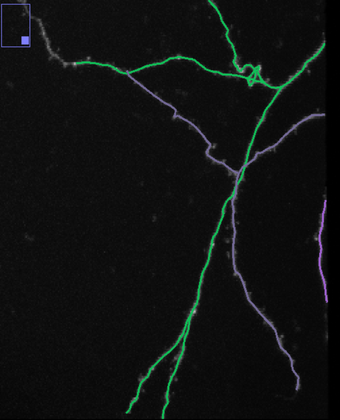
%> input picture Evaluation/data/evaluation/52-51/52.PNG, 340 x 420 px, shrunk from 1259 x 1553 before the run
$ octave --eval "result = FastMarching4(imread('../../../../data/evaluation/52-51/52.PNG'));"   (GNU Octave 9; MATLAB toolbox functions it lacks are replaced by stand-ins)
%> lines starting %> are read from the running program, lines starting %| are printed output that depends on the picture
### Evaluation/ForCluster/TimeLapseFig3_101/Functions/Multi_Scale_LoG.m
% This is a fast multi-scale LoG filter. R is the scale,
% defined as sqrt(2) times the SD of the best LoG filter

function Im_max = Multi_Scale_LoG(Im,R_min,R_step,R_max,varargin)
%> called with R_min = 2, R_step = 1, R_max = 3

if length(varargin)==1
    myClass=varargin{1};
else
    myClass.getFlag=NaN;
end

disp('Multi-scale LoG filtering started.')
cl=class(Im);
%> cl = 'uint8'

% [12 lines of commented-out code are left out]

sizeIm=size(Im);
%> sizeIm = [420 340 3]
if length(sizeIm)==2
    sizeIm(3)=1;
end

if R_min<0.1
    R_min=0.1;
end

s=R_min:R_step:R_max;

if isempty(s)
    Im_max=Im;
else
    del=0.01*R_min;

    s0=max(s);
    W=ceil(2.5*s0)*2+1;
    HW=(W-1)/2; % padding of Im
    center=(W+1)/2;
    %extra_padding=[0,0,0]; % extra padding to speed up fft
    extra_padding=[factorize(W-1+sizeIm(1)),factorize(W-1+sizeIm(2)),factorize(W-1+sizeIm(3))];
%> extra_padding = [4 4 1]

    %out = imaqmex_1('memorystatus');
    %out = imaqmem;
    %mem_left = out.AvailPhys;
    Byte_needed=(8*2*2*2+1)*prod(sizeIm+2.*HW+extra_padding);
%> Byte_needed = 205920000
    mem_left=Byte_needed+1;
%> mem_left = 205920001

    if(Byte_needed > mem_left)
        disp('Insufficient amount of available memory to run this plugin. Consider reducing the image.');
        Im_max=Im;
    else
        Im_max=zeros(sizeIm,cl);

        %fIm_pad=zeros(sizeIm+2.*HW+extra_padding,cl);
        %fIm_pad(HW+1:HW+sizeIm(1),HW+1:HW+sizeIm(2),HW+1:HW+sizeIm(3))=Im;

        fIm_pad=padarray(Im,[HW HW HW],'symmetric'); %'replicate'
        fIm_pad=padarray(fIm_pad,extra_padding,'post');

        clear Im
        fIm_pad=fftn(fIm_pad);

        sizeIm_pad=size(fIm_pad);
%> sizeIm_pad = [440 360 20]
        if length(sizeIm_pad)==2
            sizeIm_pad(3)=1;
        end

        Kx=(2*pi*(0:sizeIm_pad(1)-1)./sizeIm_pad(1));
%> Kx = 440 values from 0 to 6.27
        Ky=(2*pi*(0:sizeIm_pad(2)-1)./sizeIm_pad(2));
        Kz=(2*pi*(0:sizeIm_pad(3)-1)./sizeIm_pad(3));
        Kxp=min(Kx,2*pi-Kx);
        Kyp=min(Ky,2*pi-Ky);
        Kzp=min(Kz,2*pi-Kz);

        for k=1:length(s)
            %%%%%%%%%%%%%%%%% LoG Filter %%%%%%%%%%%%%%%%%%%%%%%%%%%%%%%%%%%%%
            if myClass.getFlag()==1
               return;
            end

            fCSFx_pad1=exp(-Kxp.^2.*(s(k)-del)^2./4).*exp(1i.*Kx.*(center-1)); % conjugated fCSF
            fCSFy_pad1=exp(-Kyp.^2.*(s(k)-del)^2./4).*exp(1i.*Ky.*(center-1));
            fCSFz_pad1=exp(-Kzp.^2.*(s(k)-del)^2./4).*exp(1i.*Kz.*(center-1));

            fCSFx_pad2=exp(-Kxp.^2.*(s(k)+del)^2./4).*exp(1i.*Kx.*(center-1)); % conjugated fCSF
            fCSFy_pad2=exp(-Kyp.^2.*(s(k)+del)^2./4).*exp(1i.*Ky.*(center-1));
            fCSFz_pad2=exp(-Kzp.^2.*(s(k)+del)^2./4).*exp(1i.*Kz.*(center-1));

            Im_temp=real(ifftn(fIm_pad.*...
                (repmat(transpose(fCSFx_pad1),[1,sizeIm_pad(2),sizeIm_pad(3)]).*...
                repmat(fCSFy_pad1,[sizeIm_pad(1),1,sizeIm_pad(3)]).*...
                repmat(reshape(fCSFz_pad1,[1,1,sizeIm_pad(3)]),[sizeIm_pad(1),sizeIm_pad(2),1])-...
                repmat(fCSFy_pad2,[sizeIm_pad(1),1,sizeIm_pad(3)]).*...
                repmat(reshape(fCSFz_pad2,[1,1,sizeIm_pad(3)]),[sizeIm_pad(1),sizeIm_pad(2),1]))./(2*del/s(k)))); % correct up to a numerical factor

            Im_temp(Im_temp<0)=0;
            if ~isa(Im_max,'double')
                Im_temp=feval(cl,Im_temp./max(Im_temp(:)).*double(intmax(cl)));
            end
            Im_temp=Im_temp(1:sizeIm(1),1:sizeIm(2),1:sizeIm(3));
            %%%%%%%%%%%%%%%%%%%%%%%%%%%%%%%%%%%%%%%%%%%%%%%%%%%%%%%%%%%%%%%%%%

            % combining different scales
            if k==1
                Im_max=Im_temp;
                clear Im_temp
            else
                ind=(Im_temp > Im_max) & (Im_temp > Simple_Filters(Im_max,'Max',(2*s(k-1)+1).*ones(1,3)));
                Im_max(ind)=Im_temp(ind);
                clear Im_temp ind
            end

            display(['scale = ', num2str(s(k))])
        end
%> this loop made 2 passes
%> pass 1, in Multi_Scale_LoG, `Im_temp=Im_temp(1:sizeIm(1),1:sizeIm(2),1:sizeIm(3));`:
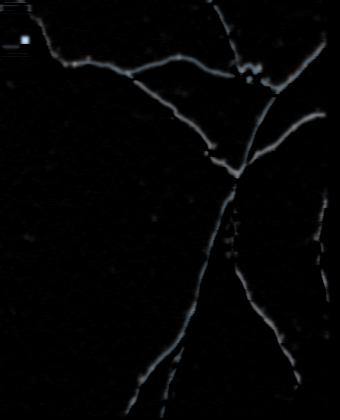
%> Im_temp: size 420x340x3 uint8; mean R, G, B 3.6, 3.9, 4.1
%> pass 2, in Multi_Scale_LoG, `ind=(Im_temp > Im_max) & (Im_temp > Simple_Filters(Im_max,'Max',(2*s(k..`:
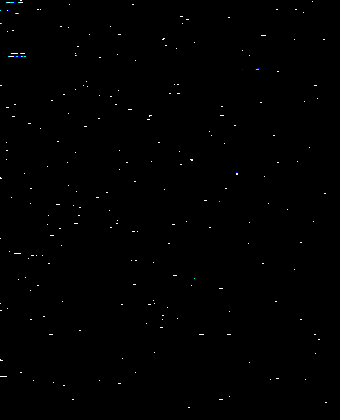
%> ind: size 420x340x3 logical; mean R, G, B 0.0028, 0.00296, 0.00307
    end
end

disp('Multi-scale LoG filtering is complete.')

### Evaluation/ForCluster/TimeLapseFig3/NeuronTracerV20/factorize.m
% this function finds the smalest pad=N-N0 which will factorize N

function pad=factorize(N0)

factors=[2,3,5,7,11,13];
max_powers=ceil(log(N0)./log(factors));

[X1,X2,X3,X4,X5,X6]=ndgrid(0:max_powers(1),0:max_powers(2),0:max_powers(3),0:max_powers(4),0:max_powers(5),0:max_powers(6));
temp=factors(1).^X1.*factors(2).^X2.*factors(3).^X3.*factors(4).^X4.*factors(5).^X5.*factors(6).^X6-N0;
temp(temp<0)=inf;
[pad,~]=min(temp(:));
%[n1,n2,n3,n4,n5]=ind2sub(size(temp),ind);
%n1=n1-1; n2=n2-1; n3=n3-1; n4=n4-1;; n5=n5-1;
%[n1,n2,n3,n4,n5]

### Evaluation/ForCluster/TimeLapseFig3/NeuronTracerV20/Simple_Filters.m
% This function performs Max, Min, Mean, Median, and SD filtering
% filter_type is a string: 'Min', 'Max', 'Mean', 'Median', or 'SD'
% filter_size is a vector of three odd integers, e.g. [3,3,1]

function Im1=Simple_Filters(Im,filter_type,filter_size)

filter_size=fix(filter_size./2)*2+1;
disp([num2str(filter_size),' ',filter_type,' filtering started.'])

cl=class(Im);
sizeIm=size(Im);
if length(sizeIm)==2
    sizeIm(3)=1;
end
Im=double(Im);
Im1=zeros(sizeIm);
HW=(filter_size-1)./2;

for i=1:sizeIm(3)
    beg_ind=max(1,i-HW(3));
    end_ind=min(sizeIm(3),i+HW(3));
    Im_temp=Im(:,:,beg_ind:end_ind);

    if strcmp(filter_type,'Max')
        Im1(:,:,i) = max(Im_temp,[],3);
        Im1(:,:,i) = ordfilt2(Im1(:,:,i), filter_size(1)*filter_size(2), ones(filter_size(1),filter_size(2)));
    elseif strcmp(filter_type,'Min')
        Im1(:,:,i) = min(Im_temp,[],3);
        Im1(:,:,i) = ordfilt2(Im1(:,:,i), 1, ones(filter_size(1),filter_size(2)));
    elseif strcmp(filter_type,'Mean')
        Im1(:,:,i) = mean(Im_temp,3);
        H=fspecial('average',filter_size(1:2));
        Im1(:,:,i) = imfilter(Im1(:,:,i),H,'replicate');
    elseif strcmp(filter_type,'Median') % this calculation does not give the true median
        Im1(:,:,i) = median(Im_temp,3);
        Im1(:,:,i) = ordfilt2(Im1(:,:,i), (filter_size(1)*filter_size(2)+1)/2, ones(filter_size(1),filter_size(2)));
    elseif strcmp(filter_type,'SD')
        X2 = mean(Im_temp.^2,3);
        X1 = mean(Im_temp,3);
        H=fspecial('average',filter_size(1:2));
        Im1(:,:,i) = (imfilter(X2,H,'replicate')-imfilter(X1,H,'replicate').^2).^0.5;
    else
        error('Unknown method')
    end
end

if ~strcmp(cl,'double')
    Im1=Im1-min(Im1(:));
    Im1=feval(cl,Im1./max(Im1(:)).*double(intmax(cl)));
end
disp([num2str(filter_size),' ',filter_type,' filtering is complete'])

### Evaluation/ForCluster/TimeLapseFig3/NeuronTracerV20/sub2ind_AS.m
% This function converts subscript to index format

function ind =sub2ind_AS(sizeIm,x,y,z)

if max(x)>sizeIm(1) | max(y)>sizeIm(2)%| max(z)>sizeIm(3)
    error('Out of range subscript')
else
    ind=x+(y-1).*sizeIm(1)+(z-1).*(sizeIm(1)*sizeIm(2));
end

### Evaluation/ForCluster/TimeLapseFig3_101/NeuronTracerV20/Additional Functions/FastMarching4.m
% This function solves of the Eikonal equation by using the Fast Marching algorithm
% of Sethian. T is the arival time map. The boundary condition is set as
% T(Start_X,Start_Y,Start_Z) = 0 (if start point is provided).

function [Im,AMlbl,r]=FastMarching4(Orig)

disp('Fast Marching started.')
cl=class(Orig);

N_steps=1000; % number of re-initialization steps
Max_dist=15; % re-initialization is done if a fornt reaches Max_dist
Min_dist=inf;
Max_time=inf;
seed_R=30;
seed_thr=50;
pad=2;
pad1=ceil(Max_dist)+pad;
background=0.0;
create_loops=false;

Orig1=Multi_Scale_LoG(Orig,2,1,3);
[SVx,SVy,SVz,~]=Find_Seeds(Orig1,seed_R,seed_thr);
%> the loop in Find_Seeds, `while Max>=thr` made 30 passes
%> (Max, ind) on passes 1 to 12: (255, 296141), (145, 393610), (140, 385315), (132, 317164), (131, 339434), (131, 416337), (124, 398903), (122, 360418), (118, 398729), (117, 407900), (115, 421962), (112, 349808)
%> after the loop in Find_Seeds, `while Max>=thr`: count = 30
%> in Find_Seeds, `StartVoxel=StartVoxel(1:count-1);`: StartVoxel = 29 values, max 421962 at index 11, min 294003 at index 29, mean 376806
%> in Find_Seeds, `SVx=SVx(1:count-1);`: SVx = 29 values, max 402 at index 14, min 1 at index 24, mean 167.3
%> in Find_Seeds, `SVy=SVy(1:count-1);`: SVy = 29 values, max 325 at index 11, min 21 at index 29, mean 217.8
%> in Find_Seeds, `SVz=SVz(1:count-1);`: SVz = 29 values from 3 to 3
%> SVz = 29 values from 3 to 3

sizeOrig=size(Orig);
if length(sizeOrig)==2
    sizeOrig=[sizeOrig,1];
end

Orig=double(Orig);
Orig=Orig-min(Orig(:));
Orig=(Orig./max(Orig(:)));
Orig(Orig<background)=background;

Im=zeros(sizeOrig+2*pad);
Im(1+pad:end-pad,1+pad:end-pad,1+pad:end-pad)=Orig;
sizeIm=size(Im);
SVx=SVx+pad;
%> SVx = 29 values, max 404 at index 14, min 3 at index 24, mean 169.3
SVy=SVy+pad;
%> SVy = 29 values, max 327 at index 11, min 23 at index 29, mean 219.8
SVz=SVz+pad;
%> SVz = 29 values from 5 to 5
StartVoxel=sub2ind_AS(sizeIm,SVx,SVy,SVz);
%> in sub2ind_AS, `ind=x+(y-1).*sizeIm(1)+(z-1).*(sizeIm(1)*sizeIm(2));`: ind = 29 values, max 721932 at index 11, min 592757 at index 29, mean 676347
%> StartVoxel has the same summary as ind in sub2ind_AS

AMlbl=sparse(length(StartVoxel),length(StartVoxel));
r_ind=StartVoxel;
%> r_ind has the same summary as ind in sub2ind_AS

N6_ind=[-1;+1;-sizeIm(1);+sizeIm(1);-sizeIm(1)*sizeIm(2);+sizeIm(1)*sizeIm(2)];

T=inf(sizeIm); T(StartVoxel)=0;
D=inf(sizeIm); D(StartVoxel)=0;
%I=inf(sizeIm); I(StartVoxel)=Im(StartVoxel);
L=zeros(sizeIm); L(StartVoxel)=(1:length(StartVoxel));
AML=sparse(diag(ones(1,1000)));
KT=zeros(sizeIm); KT(StartVoxel)=1; % Known=1, Trial=2
KnownPoints=StartVoxel;
%> KnownPoints has the same summary as ind in sub2ind_AS

figure(100)
imshow(max(Im,[],3),[0 max(Im(:))]), hold on
%> after `imshow(max(Im,[],3),[0 max(Im(:))])`:
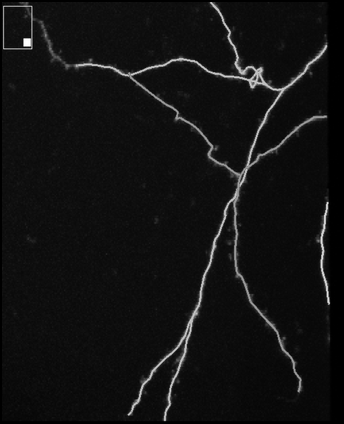
%> displayed picture: size 424x344, on the screen's scale of 0 to 255; min 0, max 255, mean 17.6
[NVx,NVy,NVz]=ind2sub(sizeIm,StartVoxel);
%> NVx has the same summary as SVx; NVy has the same summary as SVy; NVz = 29 values from 5 to 5
plot3(NVy,NVx,NVz,'g.')
drawnow

stop_condition=false;
Q=zeros(1,N_steps);
Ntrace=zeros(1,N_steps);
Nknown=zeros(1,N_steps);
Itrace=zeros(1,N_steps);
Iknown=zeros(1,N_steps);
% [5 lines of commented-out code are left out]
av_window=20;
count=0;
Lcount=length(StartVoxel);
while stop_condition==false && count<=N_steps
    display([count,Lcount]);

    % do fast marching untill 1 of 4 conditions is encountered
    [T,D,L,AML,KT,KnownPoints,NewKnownPoint,exit_flag]=Fast_Marching(Im,T,D,L,AML,KT,KnownPoints,N6_ind,Max_dist,Max_time);

    Max_T=T(NewKnownPoint);
    if strcmp(exit_flag,'dist') || strcmp(exit_flag,'collision')
        % find the gradient descent path and relabel the regions
        [T,D,L,AML,KT,AMlbl,r_ind,GDpath,Nregions]=GradientDescent(T,D,L,AML,KT,AMlbl,r_ind,NewKnownPoint,N6_ind,Max_dist,create_loops);
        if length(AMlbl)~=length(r_ind)
            1
        end
        count=count+1;
        Lcount=Lcount+1-Nregions;

        if ~isempty(GDpath)
            [GDx,GDy,GDz]=ind2sub(sizeIm,GDpath);
            min_x=min(GDx); max_x=max(GDx);
            min_y=min(GDy); max_y=max(GDy);
            min_z=min(GDz); max_z=max(GDz);

            Xmin=max(min_x-1-pad1,0)+pad+1;
            Xmax=min(max_x-sizeIm(1)+pad1,0)+sizeIm(1)-pad;
            Ymin=max(min_y-1-pad1,0)+pad+1;
            Ymax=min(max_y-sizeIm(2)+pad1,0)+sizeIm(2)-pad;
            Zmin=max(min_z-1-pad1,0)+pad+1;
            Zmax=min(max_z-sizeIm(3)+pad1,0)+sizeIm(3)-pad;

            Im1=Im(Xmin:Xmax,Ymin:Ymax,Zmin:Zmax);
            Im1=padarray(Im1,[pad,pad,pad]);
            sizeIm1=size(Im1);
            N6_ind1=[-1;+1;-sizeIm1(1);+sizeIm1(1);-sizeIm1(1)*sizeIm1(2);+sizeIm1(1)*sizeIm1(2)];
            GDx1=GDx-Xmin+1+pad;
            GDy1=GDy-Ymin+1+pad;
            GDz1=GDz-Zmin+1+pad;
            GDind1=sub2ind(sizeIm1,GDx1,GDy1,GDz1);

            T1=inf(sizeIm1); T1(GDind1)=0;
            D1=inf(sizeIm1); D1(GDind1)=0;
            %I1=inf(sizeIm1); I1(GDind1)=Im1(GDind1);
            L1=zeros(sizeIm1); L1(GDind1)=L(GDpath(1));
            AML1=sparse(diag(ones(1,1000)));
            KT1=zeros(sizeIm1); KT1(GDind1)=1;

            [T1,D1,L1,~,~,~,~,~]=Fast_Marching(Im1,T1,D1,L1,AML1,KT1,GDind1,N6_ind1,inf,Max_T);

            % [7 lines of commented-out code are left out]
            T1=T1(pad+1:end-pad,pad+1:end-pad,pad+1:end-pad);
            D1=D1(pad+1:end-pad,pad+1:end-pad,pad+1:end-pad);
            L1=L1(pad+1:end-pad,pad+1:end-pad,pad+1:end-pad);
            % [5 lines of commented-out code are left out]
            pot_Labels=find(AML(L(NewKnownPoint),:));

            % overwrite existing maps if:   L==pot_Labels & T1<=T
            % or:                           L~=pot_Labels & (KT~=1 & T1<=T)
            temp_ind=zeros(size(T1));
            for j=1:length(pot_Labels)
                temp_ind=(temp_ind | (L(Xmin:Xmax,Ymin:Ymax,Zmin:Zmax)==pot_Labels(j)));
            end

            T1(~temp_ind & KT(Xmin:Xmax,Ymin:Ymax,Zmin:Zmax)==1)=inf;
            D1(~temp_ind & KT(Xmin:Xmax,Ymin:Ymax,Zmin:Zmax)==1)=inf;
            L1(~temp_ind & KT(Xmin:Xmax,Ymin:Ymax,Zmin:Zmax)==1)=inf;
            % [16 lines of commented-out code are left out]

            temp_ind=(T1<=T(Xmin:Xmax,Ymin:Ymax,Zmin:Zmax));
            tempT=T(Xmin:Xmax,Ymin:Ymax,Zmin:Zmax); tempT(temp_ind)=T1(temp_ind); T(Xmin:Xmax,Ymin:Ymax,Zmin:Zmax)=tempT;
            tempD=D(Xmin:Xmax,Ymin:Ymax,Zmin:Zmax); tempD(temp_ind)=D1(temp_ind); D(Xmin:Xmax,Ymin:Ymax,Zmin:Zmax)=tempD;
            tempL=L(Xmin:Xmax,Ymin:Ymax,Zmin:Zmax); tempL(temp_ind)=L1(temp_ind); L(Xmin:Xmax,Ymin:Ymax,Zmin:Zmax)=tempL;
        end
    elseif strcmp(exit_flag,'end')
        stop_condition=true;
    end

    figure(100)
    [NVx,NVy,NVz]=ind2sub(sizeIm,GDpath);
    plot3(NVy,NVx,NVz,'r.')
    drawnow

    Ntrace(count)=sum(T(:)==0);
    Nknown(count)=sum(KT(:)==1);
    Itrace(count)=sum(Im(T(:)==0));
    Iknown(count)=sum(Im(KT(:)==1));
    % Nknown./Itrace, Nknown./Ntrace

    %Q1(count)=Nknown1(count)/Itrace1(count);
    if count>=2
        %Q(count)=(Nknown(count)/Ntrace(count)/pi)^0.5-(Nknown(count-1)/Ntrace(count-1)/pi)^0.5;
        Q(count)=Nknown(count)/Itrace(count)-Nknown(count-1)/Itrace(count-1);
        if count>av_window
            Qmean=nanmean(Q(count-av_window:count-1));
            Qstd=nanstd(Q(count-av_window:count-1));
            %Q1mean=nanmean(Q1(count-av_window:count-1));
            %Q1std=nanstd(Q1(count-av_window:count-1));
        else
            Qmean=nanmean(Q(1:count-1));
            Qstd=nanstd(Q(1:count-1));
            %Q1mean=nanmean(Q1(1:count-1));
            %Q1std=nanstd(Q1(1:count-1));
        end
        %[(Q(count)-Qmean)/Qstd,(Q1(count)-Q1mean)/Q1std]
        if count>av_window && Q(count)>Qmean+5*Qstd %|| Q1(count)>Q1mean+5*Q1std)
%> the run ends on the next line
            reply = input('Do you want to continue? ', 's');
% [44 lines not run here, left out]
function [SVx,SVy,SVz,StartVoxel]=Find_Seeds(Im,R,thr)

sizeIm=size(Im);
if length(sizeIm)==2
   sizeIm=[sizeIm,1];
end

N=10000;
StartVoxel=zeros(N,1);
SVx=zeros(N,1);
SVy=zeros(N,1);
SVz=zeros(N,1);
count=0; Max=thr;
while Max>=thr
    count=count+1;
    [Max,ind]=max(Im(:));
    StartVoxel(count)=ind;
    [SVx(count),SVy(count),SVz(count)]=ind2sub(sizeIm,StartVoxel(count));
    Im(max(SVx(count)-R,1):min(SVx(count)+R,sizeIm(1)),max(SVy(count)-R,1):min(SVy(count)+R,sizeIm(2)),max(SVz(count)-R,1):min(SVz(count)+R,sizeIm(3)))=0;
end

StartVoxel=StartVoxel(1:count-1);
SVx=SVx(1:count-1);
SVy=SVy(1:count-1);
SVz=SVz(1:count-1);

%%%%%%%%%%%%%%%%%%%%%%%%%%%%%%%%%%%%%%%%%%%%%%%%%%%%%%%%%%%%%%%%%%%%%
% this function performs Fast Marching untill stop condition is met
function [T,D,L,AML,KT,KnownPoints,exit_ind,exit_flag]=Fast_Marching(Im,T,D,L,AML,KT,KnownPoints,N6_ind,Max_dist,Max_time)

NHood=[KnownPoints+N6_ind(1);KnownPoints+N6_ind(2);KnownPoints+N6_ind(3); ...
    KnownPoints+N6_ind(4);KnownPoints+N6_ind(5);KnownPoints+N6_ind(6)];
NHood(KT(NHood)==1)=[];
NHood=unique(NHood);

TrialPoints=NHood;
T_TrialPoints=T(TrialPoints);

stop_cond=true;
if isempty(NHood)
    stop_cond=false;
    exit_flag='end';
end

while stop_cond
    ind=[NHood+N6_ind(1),NHood+N6_ind(2),NHood+N6_ind(3),NHood+N6_ind(4),NHood+N6_ind(5),NHood+N6_ind(6)];

    KT_1=(KT(ind)~=1);
    temp_T=T(ind);
    temp_T(KT_1)=inf;
    temp_D=D(ind);
    temp_D(KT_1)=inf;
    %temp_I=I(ind);
    %temp_I(KT_1)=inf;
    [T(NHood),D(NHood)]=BackSolver(Im(NHood),temp_T,temp_D);

    [~,temp_ind]=min(temp_T,[],2);

    temp=(1:length(NHood))'+length(NHood).*(temp_ind-1);
    L(NHood)=L(ind(temp));

    keep=NHood(KT(NHood)==0);
    KT(keep)=2;
    TrialPoints=[TrialPoints;keep];
    T_TrialPoints=[T_TrialPoints;T(keep)];

    [~,min_ind]=min(T_TrialPoints);
    NewKnownPoint=TrialPoints(min_ind);
    if ~isinf(T(NewKnownPoint)) && ~isempty(NewKnownPoint)
        KT(NewKnownPoint)=1;
        T_TrialPoints(min_ind)=inf;
        NHood=NewKnownPoint+N6_ind;
        KnownPoints=[KnownPoints;NewKnownPoint];

        tempL=L(NHood(KT(NHood)==1));
        tempL=unique(tempL(tempL>0));
        %collision=(sum(tempL-L(NewKnownPoint))~=0);
        collision=(sum(AML(L(NewKnownPoint),tempL))~=length(tempL));

        if collision==1
            if sum(AML(L(NewKnownPoint),tempL))==length(tempL)
                collision=0;
            else
                AML(L(NewKnownPoint),tempL)=1;
                AML(tempL,L(NewKnownPoint))=1;
            end
        end
        NHood(KT(NHood)==1)=[];

        if T(NewKnownPoint)>=Max_time
            stop_cond=false;
            exit_flag='time'; % maximum time reached
        end
        if D(NewKnownPoint)>=Max_dist
            stop_cond=false;
            exit_flag='dist'; % maximum distance reached
        end
        if collision
            stop_cond=false;
            exit_flag='collision'; % collision
        end
    else
        stop_cond=false;
        exit_flag='end'; % No place to propagate.
    end
end
exit_ind=NewKnownPoint;

%%%%%%%%%%%%%%%%%%%%%%%%%%%%%%%%%%%%%%%%%%%%%%%%%%%%%%%%%%%%%%%%%%%%%
% this function finds arrival time, T, distance, D, and integrated intensity, I, for the trial points
function [T,D]=BackSolver(F,Tpm_xyz,Dpm_xyz)

delta=1;
N=ones(size(Tpm_xyz,1),1)*(1:size(Tpm_xyz,2));
ct=(delta./F).^2;
cd=(delta).^2.*ones(size(F));
%ci=(delta.*F).^2;
Ct=ct*ones(1,size(Tpm_xyz,2));
Cd=cd*ones(1,size(Dpm_xyz,2));
%Ci=ci*ones(1,size(Ipm_xyz,2));
Tpm_xyz=sort(Tpm_xyz,2);
Dpm_xyz=sort(Dpm_xyz,2);
%Ipm_xyz=sort(Ipm_xyz,2);
indt=((cumsum(Tpm_xyz.^2,2)-cumsum(Tpm_xyz,2).^2./N)<=Ct);
indd=((cumsum(Dpm_xyz.^2,2)-cumsum(Dpm_xyz,2).^2./N)<Cd);
%indi=((cumsum(Ipm_xyz.^2,2)-cumsum(Ipm_xyz,2).^2./N)<=Ci);
Tpm_xyz(~indt)=0;
Dpm_xyz(~indd)=0;
%Ipm_xyz(~indi)=0;
nt=sum(indt,2);
nd=sum(indd,2);
%ni=sum(indi,2);
Tmean=sum(Tpm_xyz,2)./nt;
Dmean=sum(Dpm_xyz,2)./nd;
%Imean=sum(Ipm_xyz,2)./ni;
T2mean=sum(Tpm_xyz.^2,2)./nt;
D2mean=sum(Dpm_xyz.^2,2)./nd;
%I2mean=sum(Ipm_xyz.^2,2)./ni;
T=Tmean+(ct./nt-(T2mean-Tmean.^2)).^0.5;
D=Dmean+(cd./nd-(D2mean-Dmean.^2)).^0.5;
%I=Imean+(ci./ni-(I2mean-Imean.^2)).^0.5;

%%%%%%%%%%%%%%%%%%%%%%%%%%%%%%%%%%%%%%%%%%%%%%%%%%%%%%%%%%%%%%%%%%%%%
% This function performs gradient descent from ind (a single point) to
% T=0. T map of the region is reset to the gradient descent path, Tnew.
% If there are multiple labels neighboring ind, the gradient descent will
% go into all these labeld regions. The result will be merged and
% relabeled.
function [T,D,L,AML,KT,AMlbl,r_ind,GDpath,Nregions]=GradientDescent(T,D,L,AML,KT,AMlbl,r_ind,ind,N6_ind,Max_dist,create_loops)

lengthAM=size(AMlbl,1);
pot_ind=ind+N6_ind;
pot_ind(KT(pot_ind)~=1)=[];
Labels=unique(L(pot_ind));
% [8 lines of commented-out code are left out]
Nregions=length(Labels);

GDpath=zeros(sum(size(T)),1);
GDpath(1)=ind;
AMlbl(lengthAM+1,lengthAM+1)=0;
count=1;
for i=1:Nregions
    current_ind=ind;
    count1=1;
    while ~isempty(current_ind)&& T(current_ind)~=0 && count1<=2*Max_dist
        pot_ind=current_ind+N6_ind;
        pot_ind(L(pot_ind)~=Labels(i))=[];
        pot_ind(KT(pot_ind)~=1)=[];
        pot_ind(pot_ind==ind)=[];

        [~,temp]=min(T(pot_ind));
        current_ind=pot_ind(temp);
        count1=count1+1;
        if ~isempty(current_ind)
            count=count+1;
            GDpath(count)=current_ind;
        end
    end

    current_ind=GDpath(count);
    count=count-1;
    Start=size(AMlbl,1)+1;
    End=lengthAM+count;
    if count1<=2*Max_dist
        if End>=Start
            AMlbl(End,End)=0;
            AMlbl(Start:End,Start:End)=diag(nan(1,End-Start),1)+diag(nan(1,End-Start),-1);
            AMlbl(lengthAM+1,Start)=NaN;
            AMlbl(Start,lengthAM+1)=NaN;
            temp=find(r_ind==current_ind);
            AMlbl(temp,End)=NaN;
            AMlbl(End,temp)=NaN;
        elseif End==Start-1
            temp=find(r_ind==current_ind);
            AMlbl(temp,lengthAM+1)=NaN;
            AMlbl(lengthAM+1,temp)=NaN;
        end
    else
        disp('Gradient descent failed to find a T=0 voxel.')
        if End>=Start
            AMlbl(End,End)=0;
        elseif End==Start-1
            temp=find(r_ind==current_ind);
            AMlbl(temp,lengthAM+1)=NaN;
            AMlbl(lengthAM+1,temp)=NaN;
        end
    end
end

GDpath=GDpath(1:count);
GDpath(isnan(GDpath))=[];
r_ind=[r_ind;GDpath];

% relabel
if create_loops
    L_new=max(L(:))+1;
    AML(L_new,Labels)=1;
    AML(Labels,L_new)=1;
    AML(L_new,L_new)=1;
else
    if Nregions>1
        L_new=max(L(:))+1;
        for i=1:Nregions
            L((L==Labels(i)))=L_new;
            AMlbl((AMlbl==Labels(i)))=L_new;
        end
    else
        L_new=L(ind);
    end
end

T(GDpath)=0;
D(GDpath)=0;
%L(GDpath)=L_new;
KT(GDpath)=1;
AMlbl(isnan(AMlbl))=L_new;
